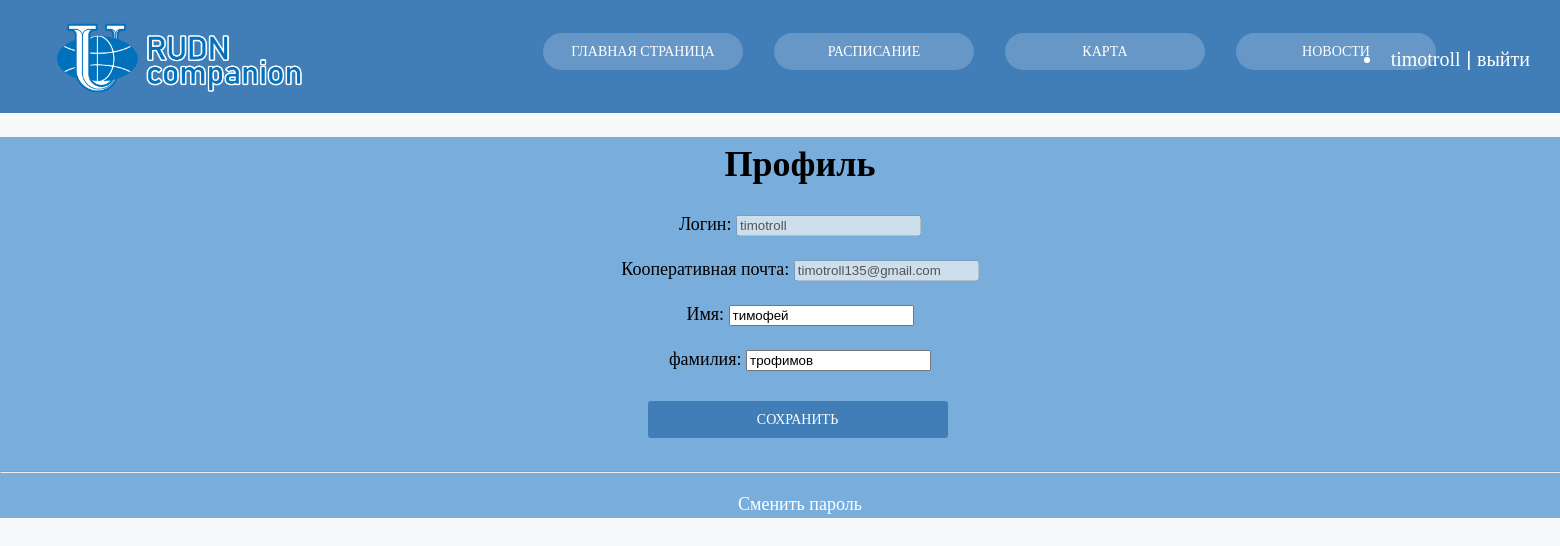
/users/profile/ (signed in), run on the app's committed database.
### main/models.py (models this page shows)
class User(AbstractUser):
    Group = models.ForeignKey('groups', on_delete=models.SET_NULL, null=True, blank=True)
    is_starosta = models.BooleanField('староста', default=False)
    status = models.TextField('cтатус', max_length=100, default=None, blank=True, null=True)

### users/views.py (the view, shortened to what this page needs)
# urls.py: path('profile/', views.ProfileUser.as_view(), name='profile'),
class ProfileUser(LoginRequiredMixin, UpdateView):
    model = get_user_model()
    form_class = ProfileUserForm
    template_name = 'users/profile.html'
    extra_context = {'title': 'Профоль пользователя'}
    def get_object(self, queryset=None):
        return self.request.user

### users/forms.py
class ProfileUserForm(forms.ModelForm):
    username = forms.CharField(disabled=True, label='Логин', widget=forms.TextInput(attrs={'class':'form-input'}))
    email = forms.CharField(disabled=True, label='Кооперативная почта', widget=forms.TextInput(attrs={'class':'form-input'}))
    class Meta:
        model = get_user_model()
        fields = ['username', 'email', 'first_name', 'last_name']
        labels = {
            'first_name':'Имя',
            'last_name':'фамилия',
        }
        widgets = {
            'first_name': forms.TextInput(attrs={'class':'form-input'}),
            'last_name': forms.TextInput(attrs={'class':'form-input'}),
        }

### users/templates/users/profile.html (shortened to what this page needs)
{%extends 'main/base.html'%}
{% block content %}
<div class="main-content">
    <div class="inner-content">
        <h1>Профиль</h1>
        <form method='post'>
            {% for f in form %}
                <p><label class='form-label' for="{{ f.id_for_label }}">{{ f.label }}: </label>{{ f }}</p>
            {% endfor %}
            <p><button class='log_button' type="submit">Сохранить</button></p>
        </form>
        <hr>
        <p><a href="{% url 'users:password_change' %}">Сменить пароль</a></p>
    </div>
</div>
{% endblock %}

### main/templates/main/base.html (shortened to what this page needs)
<!DOCTYPE html>
<html lang="en">
<head>
    {% load static %}
    <link rel="stylesheet" href="{% static 'css/stylemain.css' %}">
</head>
<body>
    <header>
        <a href = {% url 'index' %}><img id="img1" src={% static 'images/rudn_logo_no_back_white.png' %} style='float: left; margin-left: 30px; width: 300px'></a>
        <nav class="parent_navigation" style='margin-left: 530px;'>
            <ul class="navigation">
                <li><a class='log_ref' style='color: white; margin-bottom: 20px; width: 200px; border-radius:20px; background-color: rgba(255,255,255,0.2)'href="{% url 'index' %}">Главная страница</a></li>
                <li><a class='log_ref' style='color: white; margin-bottom: 20px; width: 200px; border-radius:20px; background-color: rgba(255,255,255,0.2)' href="{% url 'schedule' %}">Расписание</a></li>
                <li><a class='log_ref' style='color: white; margin-bottom: 20px; width: 200px; border-radius:20px; background-color: rgba(255,255,255,0.2)'href="{% url 'map' %}">Карта</a></li>
                <li><a class='log_ref' style='color: white; margin-bottom: 20px; width: 200px; border-radius:20px; background-color: rgba(255,255,255,0.2)' href="{% url 'news' %}">Новости</a></li>
            </ul>
        </nav>
        <div class='reg_navigation' style='float: right; margin-top: -45px; margin-right: 30px; font-size: 20px'>
            {% if user.is_authenticated %}
            <li><a href= {% url 'users:profile' %}>{{ user.username }}</a> | <a href= {% url 'users:logout' %}>выйти</a></li>
            {%else%}
            <a href="{% url 'users:register' %}">Регистрация</a> | <a href="{% url 'users:login' %}">Вход</a>
            {%endif%}
        </div>
    </header>
    <main>
        {% block content %}
        {% endblock %}
    </main>
</body>
</html>

### main/static/css/stylemain.css (style rules this page uses)
body { font-family: Arial, sans-serif; margin: 0; padding: 0; background-color: #f8f9fa; }
header { background-color: #417db7; color: #ffffff; padding: 20px 0; text-align: center; }
h1 { font-size: 36px; margin-bottom: 20px; }
p { font-size: 18px; line-height: 1.5; }
.parent_navigation { width: 700px; align-items: center; display: flex; margin-left: auto; margin-right: auto; }
ul.navigation { display: contents; margin-right: auto; margin-right: auto; padding: 4px; }
.navigation li { font-size: 20px; font-family: verdana; display: inline; margin-left: auto; margin-right: auto; padding: 3px; }
#img1 { float: left; width: 300px; }
A { font-family: verdana; text-decoration: none; color: white; }
.main-content { margin-block-start: 1em; margin-block-end: 1em; text-align: center; width: auto; margin-right: auto; margin-left: auto; }
.inner-content { background-color: #79ADDC; line-height: 1.5; font-family: montserrat; font-size: 20px; }
.log_button { font-family: verdana; width: 300px; display: inline-block; box-sizing: border-box; padding: 0 24px; margin: 10px 15px 15px 10px; outline: none; border: none; border-radius: 3px; height: 37px; line-height: 37px; font-size: 14px; text-transform: uppercase; font-weight: normal; text-decoration: none; color: #fff; background-color: #417db7; cursor: pointer; user-select: none; appearance: none; touch-action: manipulation; transition: box-shadow .18s ease-out,background .18s ease-out,color .18s ease-out; }
.log_ref { text-align: center; font-family: verdana; width: 300px; display: inline-block; box-sizing: border-box; padding: 0 24px; margin: 10px 15px 15px 10px; outline: none; border: none; border-radius: 3px; height: 37px; line-height: 37px; font-size: 14px; text-transform: uppercase; font-weight: normal; text-decoration: none; color: #282a2e; background-color: #e6eaf0; cursor: pointer; user-select: none; appearance: none; touch-action: manipulation; transition: box-shadow .18s ease-out,background .18s ease-out,color .18s ease-out; }
.main-content { margin-block-start: 1em; margin-block-end: 1em; text-align: center; width: 1600px; margin-right: auto; margin-left: auto; }
h1 { text-align: center; font-family: montserrat; }

### data on the page
User: username "timotroll", form "timotroll" "timotroll135@gmail.com" "тимофей" "трофимов"

### other printed values
{{ f.label }} "Логин" "Кооперативная почта" "Имя" "фамилия"
